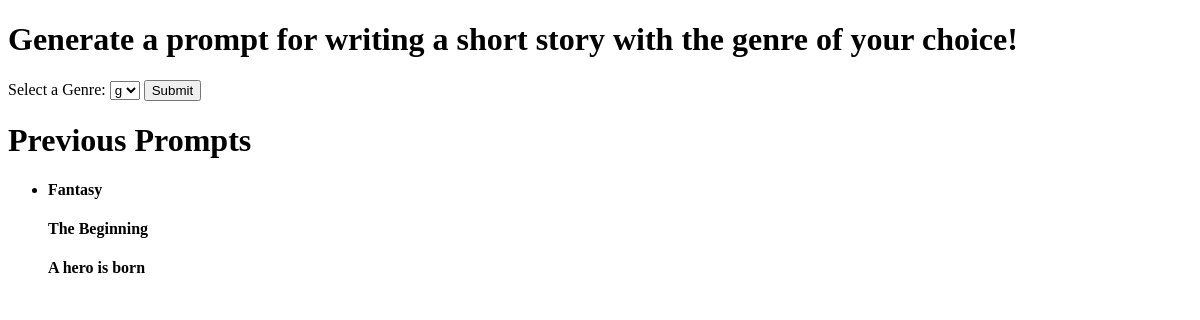
Before: / with the older database file.
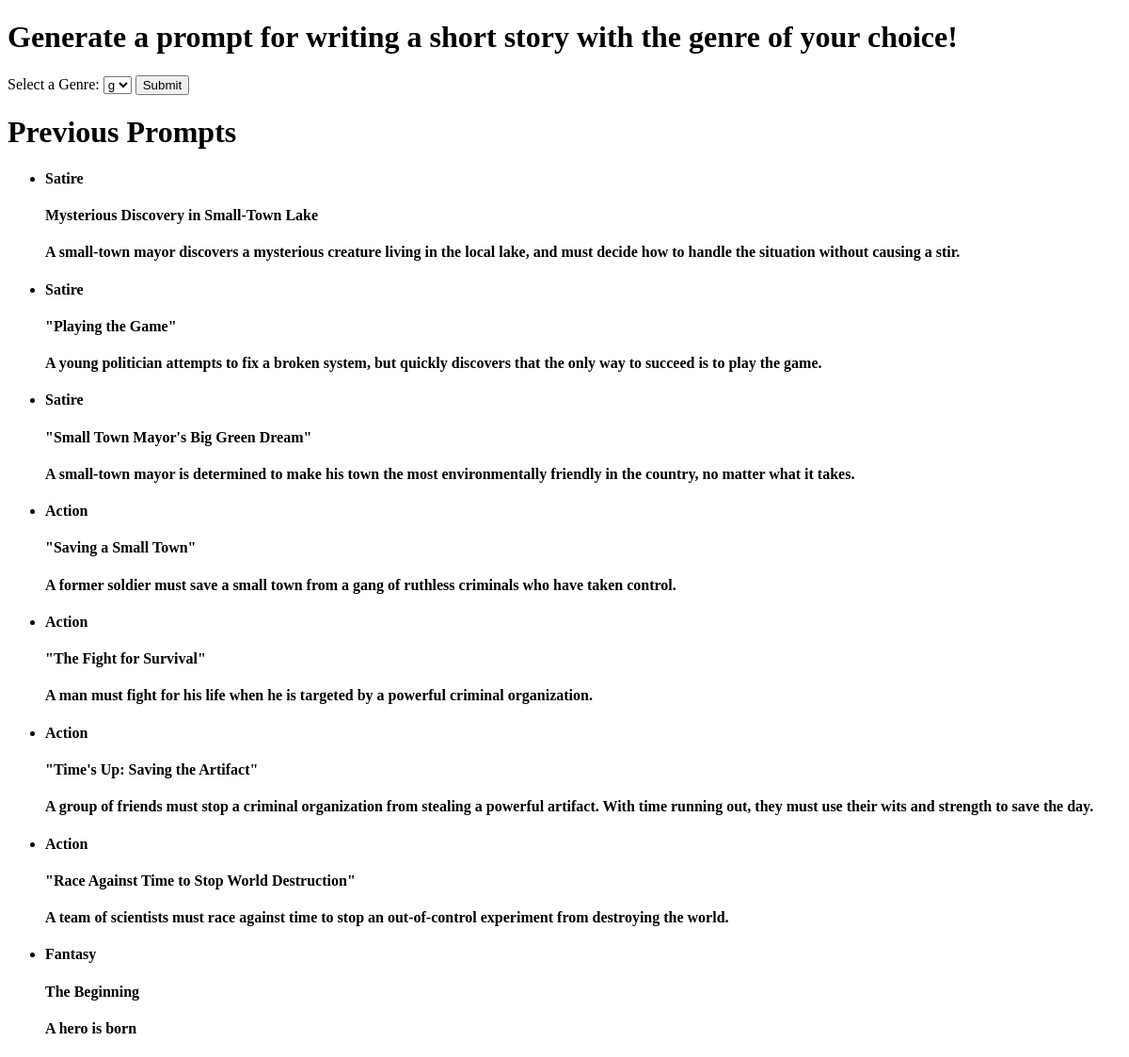
After: the same page with the newer database file.
### database_setup.py (models this page shows)
class Story(SQLModel, table=True):
    id: Optional[int] = Field(default=None, primary_key=True)
    genre: str = Field(index=True)
    prompt: str
    heading: str
    date: datetime = Field(default_factory=datetime.now)

### main.py (the view)
@app.get("/", response_class=HTMLResponse)
async def read_root(request: Request):
    try:
        rows = repo.print_database(session)
        return templates.TemplateResponse('index.html', {'request': request, 'genres': settings.GENRES, 'rows': rows})
    except Exception as e:
        print(e)

### templates/index.html (shortened to what this page needs)
<!DOCTYPE html>
<html>
<head>
</head>
<body>
    <h1>Generate a prompt for writing a short story with the genre of your choice! </h1>
    <form method="GET" action="/genre/">
        <label for="genre-dropdown">Select a Genre:</label>
        <select id="genre-dropdown" name="genre">
            {% for genre in genres %}
                {% if genre == selected_genre %}
                    <option value="{{ genre }}" selected>{{ genre }}</option>
                {% else %}
                    <option value="{{ genre }}">{{ genre }}</option>
                {% endif %}
            {% endfor %}
        </select>
        <button type="submit">Submit</button>
    </form>
    <div>
        <h1>Previous Prompts</h1>
        <ul>
            {% for row in rows %}
                <li>
                    <h4>{{row.genre}}</h4>
                    <h4>{{row.heading}}</h4>
                    <h4>{{row.prompt}}</h4>
                </li>
            {% endfor %}
        </ul>
    </div>
</body>
</html>

Changed rows visible on the page:
added Story: genre "Satire", heading "Mysterious Discovery in Small-Town Lake", prompt "A small-town mayor discovers a mysterious creature living in the local lake, and must decide how to handle the situation without causing a stir."
added Story: genre "Satire", heading "\"Playing the Game\"", prompt "A young politician attempts to fix a broken system, but quickly discovers that the only way to succeed is to play the game."
added Story: genre "Satire", heading "\"Small Town Mayor's Big Green Dream\"", prompt "A small-town mayor is determined to make his town the most environmentally friendly in the country, no matter what it takes."
added Story: genre "Action", heading "\"Saving a Small Town\"", prompt "A former soldier must save a small town from a gang of ruthless criminals who have taken control."
added Story: genre "Action", heading "\"The Fight for Survival\"", prompt "A man must fight for his life when he is targeted by a powerful criminal organization."
added Story: genre "Action", heading "\"Time's Up: Saving the Artifact\"", prompt "A group of friends must stop a criminal organization from stealing a powerful artifact. With time running out, they must use their wits and strength to save the day."
added Story: genre "Action", heading "\"Race Against Time to Stop World Destruction\"", prompt "A team of scientists must race against time to stop an out-of-control experiment from destroying the world."
